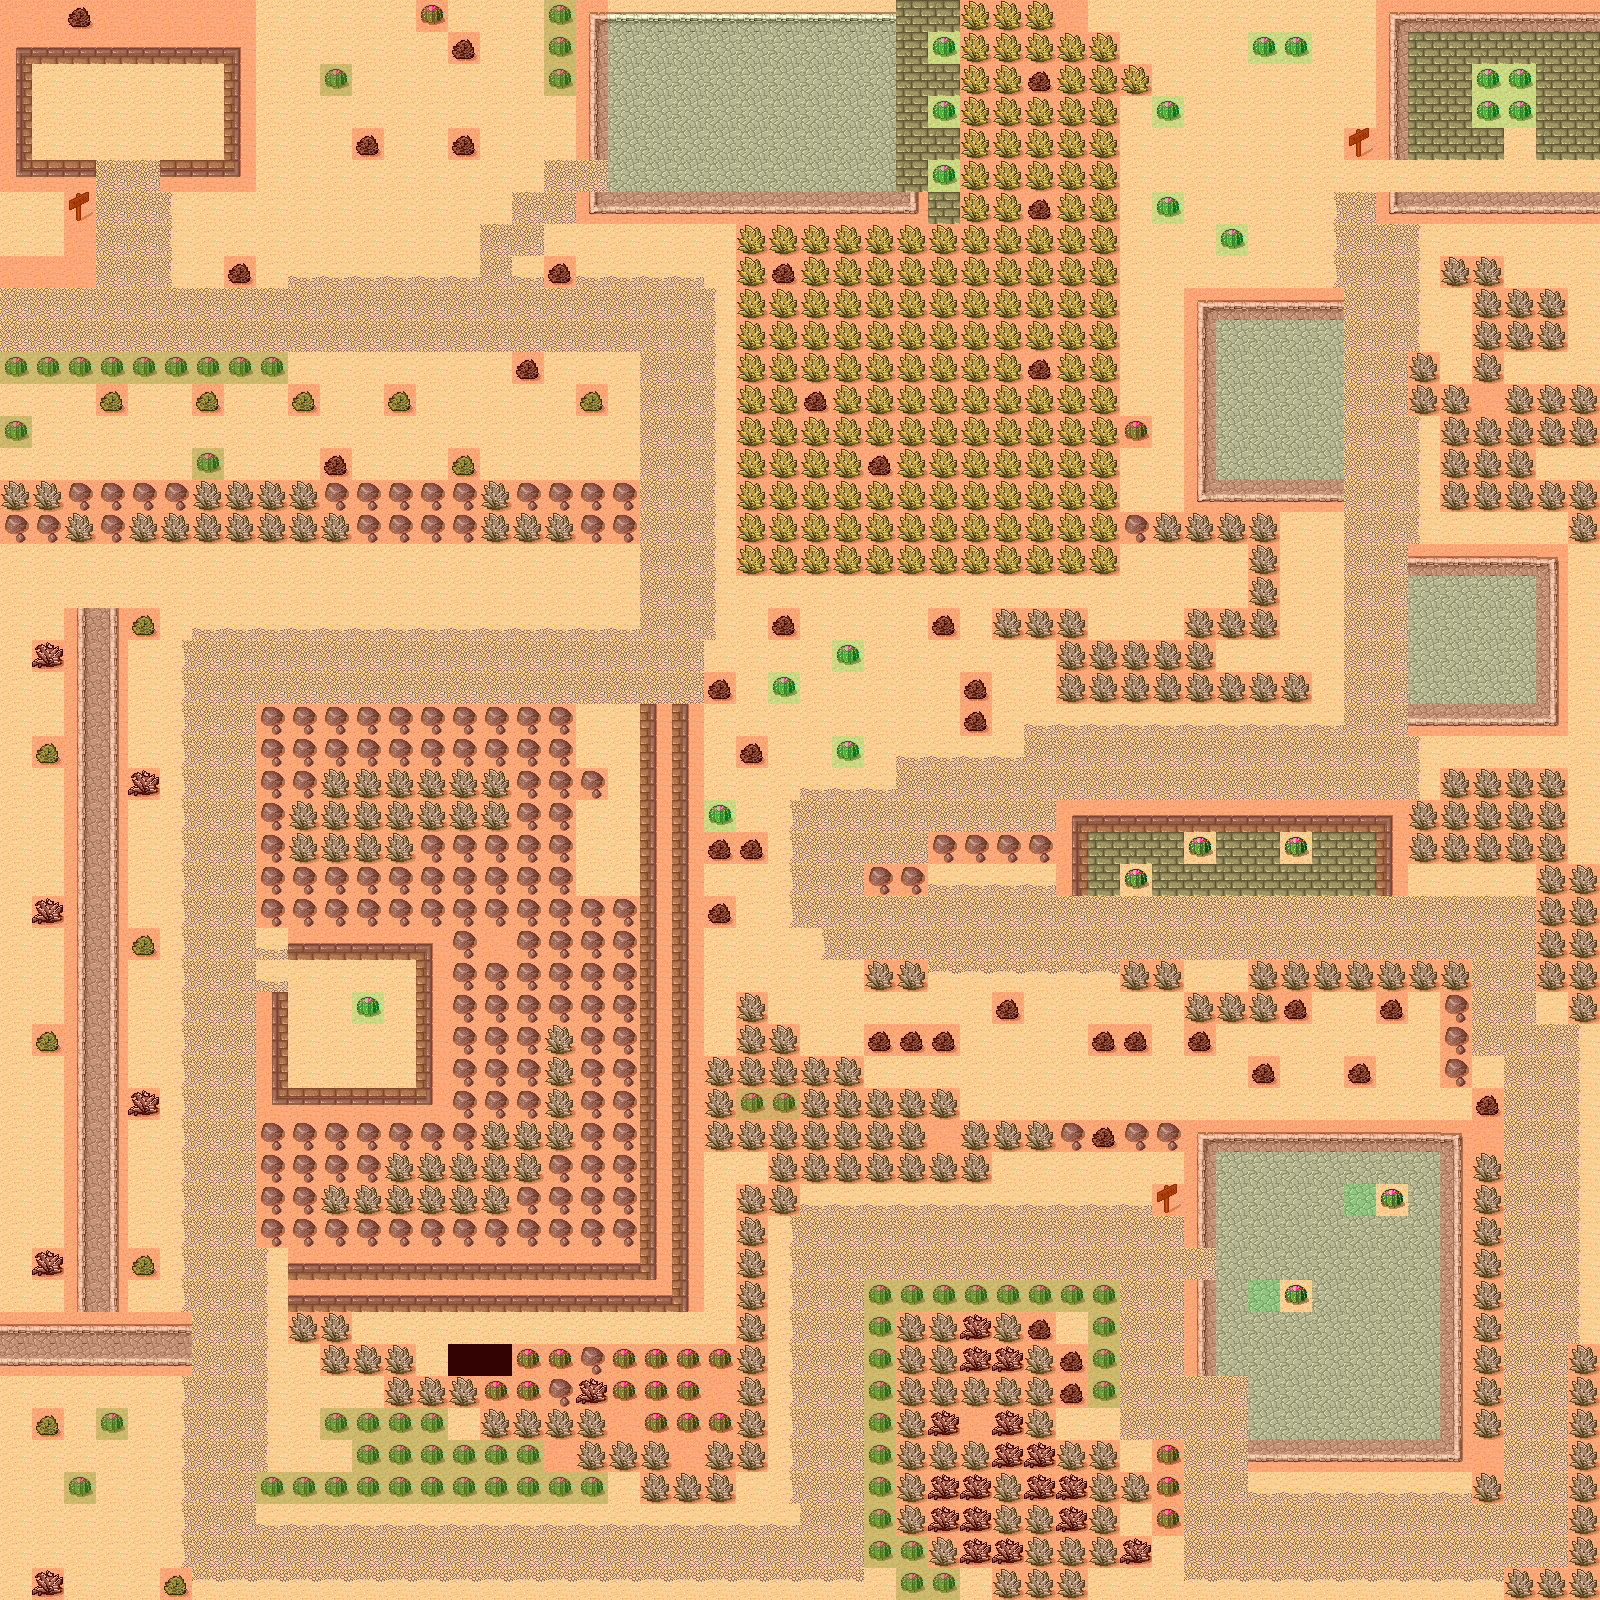

This is a level from a 2D game, rendered from its Tiled map with the project's own tilesets. A one-line summary and the map file follow, with tile-layer data summarised:
An orthogonal 50x50 tile map with 32x32 px tiles, 3 tile layers (Background, Meta, Foreground), 2 tilesets and 17 objects (SpawnPoint, EnemySpawn1, EnemySpawn2, EnemySpawn3, EnemySpawn4, ...).

<map version="1.0" orientation="orthogonal" width="50" height="50" tilewidth="32" tileheight="32">
 <tileset firstgid="1" name="tmw_desert_spacing" tilewidth="32" tileheight="32" spacing="1" margin="1">
  <image source="../Downloads/TileGameResources/TileGameResources/tmw_desert_spacing.png" width="265" height="199" />
 </tileset>
 <tileset firstgid="49" name="meta_tiles" tilewidth="32" tileheight="32" spacing="1" margin="1">
  <image source="../Downloads/TileGameResources/TileGameResources/meta_tiles.png" width="67" height="34" />
  <tile id="0">
   <properties>
    <property name="Collidable" value="True" />
   </properties>
  </tile>
 </tileset>
 <layer name="Background" width="50" height="50">
  <data>[2500 cells, 2498 non-empty, 32 distinct tile ids]</data>
 </layer>
 <objectgroup name="Objects" width="50" height="50">
  <object name="SpawnPoint" x="64" y="106" width="29" height="25" />
 </objectgroup>
 <layer name="Meta" width="50" height="50">
  <data>[2500 cells, 1055 non-empty, 3 distinct tile ids]</data>
 </layer>
 <layer name="Foreground" width="50" height="50">
  <data>[2500 cells, 68 non-empty, 3 distinct tile ids]</data>
 </layer>
 <objectgroup name="EnemySpawn1" width="50" height="50">
  <object name="EnemySpawn1" x="396" y="661" width="30" height="25">
   <properties>
    <property name="Enemy" value="1" />
   </properties>
  </object>
  <object name="EnemySpawn2" x="662" y="348" width="29" height="29">
   <properties>
    <property name="Enemy" value="2" />
   </properties>
  </object>
  <object name="EnemySpawn3" x="309" y="970" width="25" height="27">
   <properties>
    <property name="Enemy" value="3" />
   </properties>
  </object>
  <object name="EnemySpawn4" x="199" y="1401" width="31" height="25">
   <properties>
    <property name="Enemy" value="4" />
   </properties>
  </object>
  <object name="EnemySpawn5" x="831" y="1508">
   <properties>
    <property name="Enemy" value="5" />
   </properties>
  </object>
  <object name="EnemySpawn6" x="1074" y="1237" width="31" height="24">
   <properties>
    <property name="Enemy" value="6" />
   </properties>
  </object>
  <object name="EnemySpawn7" x="1311" y="1527" width="30" height="27">
   <properties>
    <property name="Enemy" value="7" />
   </properties>
  </object>
  <object name="EnemySpawn8" x="1392" y="1392" width="35" height="33">
   <properties>
    <property name="Enemy" value="8" />
   </properties>
  </object>
  <object name="EnemySpawn9" x="1229" y="1179" width="30" height="21">
   <properties>
    <property name="Enemy" value="9" />
   </properties>
  </object>
  <object name="EnemySpawn10" x="1339" y="858" width="29" height="27">
   <properties>
    <property name="Enemy" value="10" />
   </properties>
  </object>
  <object name="EnemySpawn11" x="922" y="786" width="36" height="32">
   <properties>
    <property name="Enemy" value="11" />
   </properties>
  </object>
  <object name="EnemySpawn12" x="1353" y="730" width="38" height="34">
   <properties>
    <property name="Enemy" value="12" />
   </properties>
  </object>
  <object name="EnemySpawn13" x="1452" y="604" width="56" height="31">
   <properties>
    <property name="Enemy" value="13" />
   </properties>
  </object>
  <object name="EnemySpawn14" x="1238" y="357" width="47" height="35">
   <properties>
    <property name="Enemy" value="14" />
   </properties>
  </object>
  <object name="EnemySpawn15" x="1471" y="173">
   <properties>
    <property name="Enemy" value="15" />
   </properties>
  </object>
  <object name="EnemySpawn16" x="1160" y="14">
   <properties>
    <property name="Enemy" value="16" />
   </properties>
  </object>
 </objectgroup>
</map>
